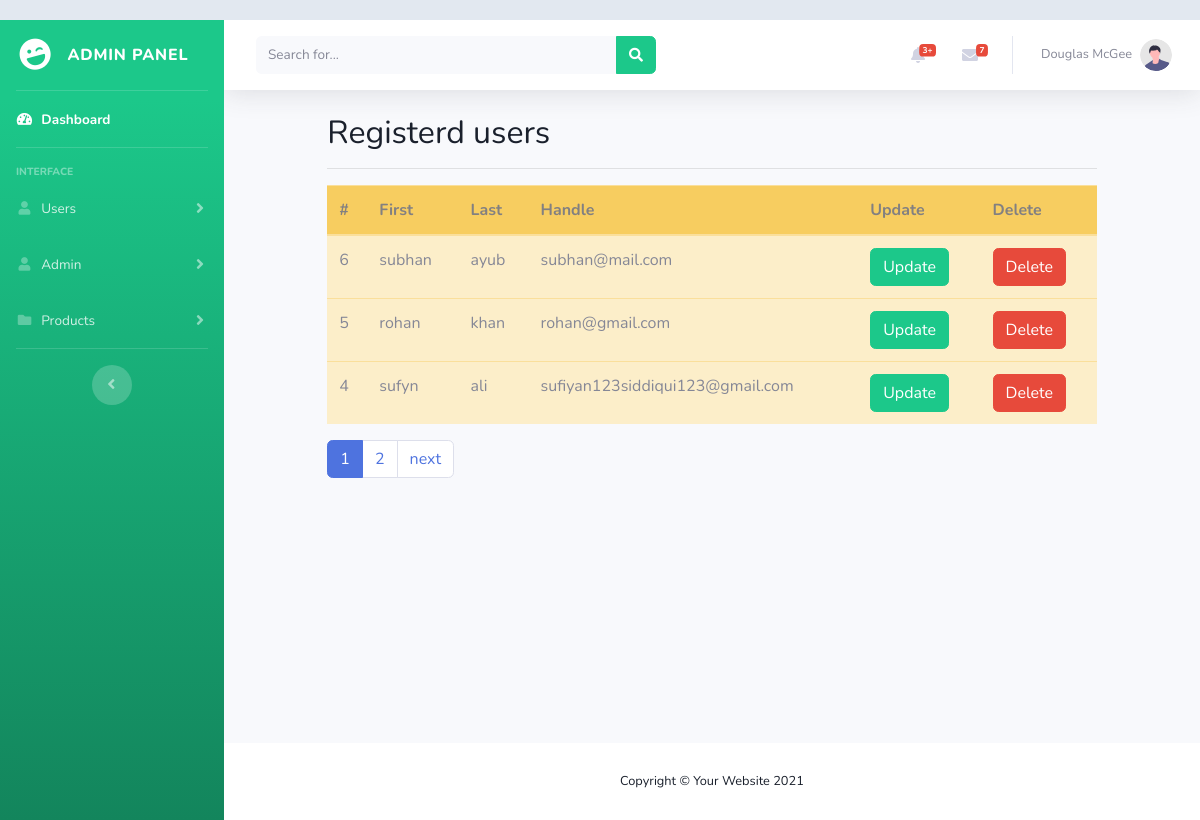
Screenshot of /viewuser.php with the database file from the repository.
### tables this page shows
CREATE TABLE `user` (
  `id` int(88) NOT NULL,
  `fname` varchar(222) NOT NULL,
  `lname` varchar(344) NOT NULL,
  `email` varchar(900) NOT NULL,
  `pass` varchar(233) NOT NULL,
  `status` tinyint(1) NOT NULL DEFAULT 1
);

### viewuser.php (the view, shortened to what this page needs)
<?php
include('admin/includes/header.php');
include('admin/includes/sidebar.php');
include('admin/includes/topbar.php');
include('config.php');
$limit = 3;
if(isset($_GET['page'])){
  $getpgno = $_GET['page'];
}else{
  $getpgno = 1;
}
$offset = ($getpgno - 1) * $limit;
$fetch = "SELECT * FROM `user` where status = '1' order by id desc limit {$offset}, {$limit}";
$data = mysqli_query($connection, $fetch);
?>
 <div class="container">
        <div class="row justify-content-center">
            <div class="col-xl-10 col-lg-12 col-md-9">
                <h2>Registerd users</h2>
                <hr>
            <table class="table table-warning">
                <thead class="bg-warning p-2 text-dark bg-opacity-10" style="opacity: 75%;">
                    <tr>
                    <th scope="col">#</th>
                    <th scope="col">First</th>
                    <th scope="col">Last</th>
                    <th scope="col">Handle</th>
                    <th scope="col">Update</th>
                    <th scope="col">Delete</th>
                    </tr>
                </thead>
                <tbody>
                    <?php while ($row = mysqli_fetch_assoc($data)) {
                     ?>
                    <tr>
                    <td><?php echo $row ['id']?></td>
                    <td><?php echo $row ['fname']?></td>
                    <td><?php echo $row ['lname']?></td>
                    <td><?php echo $row ['email']?></td>
                    <td ><a href="#" class="btn btn-success">Update</a></td>
                    <td ><a href="#" class="btn btn-danger">Delete</a></td>
                </tr>
                <?php
                    }
                ?>
                </tbody>
            </table>
<?php
$fetchpage = "SELECT * from user";
$query = mysqli_query($connection, $fetchpage);
  if(mysqli_num_rows($query) > 0){
    $totalRecords = mysqli_num_rows($query);
    $totalpages = ceil($totalRecords / $limit);
    echo '<ul class="pagination">';
    for($i = 1; $i <= $totalpages; $i++){
      $active = $i == $getpgno? "active" : "";
      echo '<li class="'.$active.' page-item"><a class="page-link" href="viewuser.php?page='.$i.'">'.$i.'</a></li>';
    }
    if($getpgno < $totalpages){
      echo '<li class="page-item"><a class="page-link" href="viewuser.php?page='.($getpgno + 1).'">next</a></li>';
    }
  }
  ?>
            </div>
        </div>
    </div>
</body>
</html>
<?php
include('admin/includes/footer.php');
?>

### css/userprofile.css (style rules this page uses)
body { margin-top:20px; color: #1a202c; text-align: left; background-color: #e2e8f0; }

### rows the page displays
user: id "6", fname "subhan", lname "ayub", email "subhan@mail.com"
user: id "5", fname "rohan", lname "khan", email "rohan@gmail.com"
user: id "4", fname "sufyn", lname "ali", email "sufiyan123siddiqui123@gmail.com"
